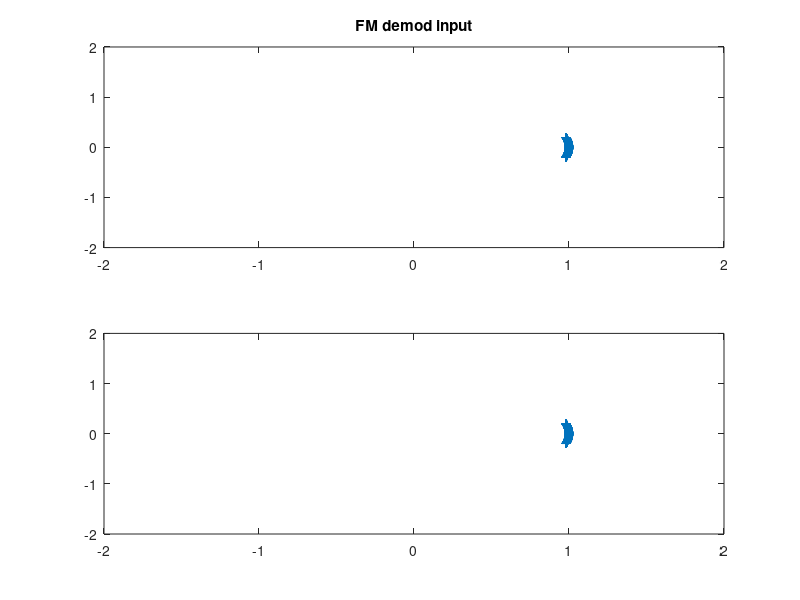
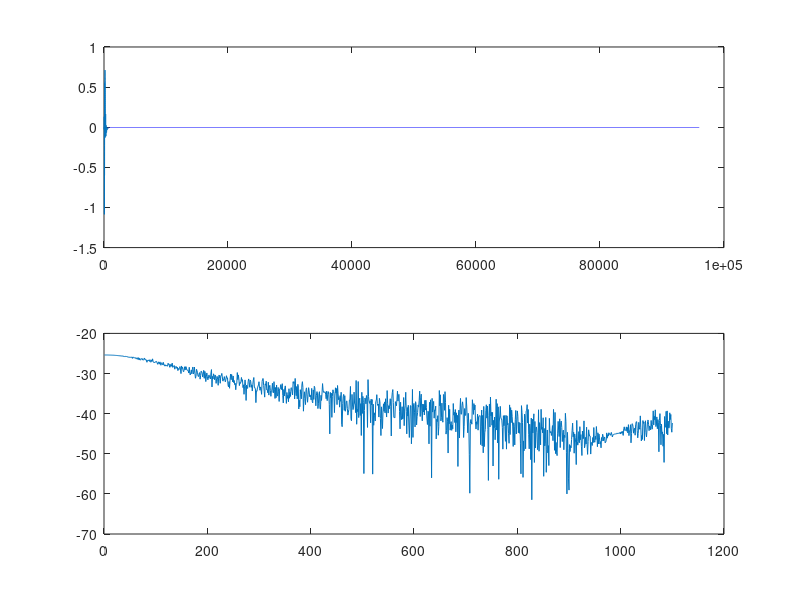
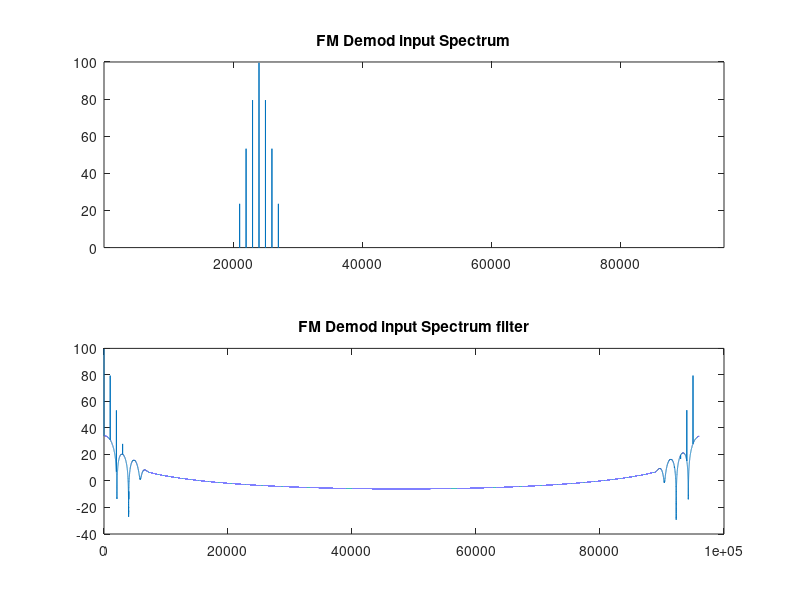

These charts were generated, in order, by the following MATLAB code:
% fsk.m
% David Rowe Nov 2014

% Simulation to test FSK demod
%
% TODO
%   [X] Code up mod/non-coh demod/AWGN channel simulation
%   [X] Eb/No verses BER curves
%   [ ] test with pre/de-emphahsis impairments
%       + this will introduce delay, use fir filter, group delay
%   [ ] test with hard limiting      
%       + it's FSK, so AM shouldn't matter?  
%       + also make 8-bit fixed point impl easy
%   [ ] channel simulation of HT/FM radio
%       + filtering, varying modulation index
%   [ ] GMSK
%   [ ] refactor to plot analog FM demod curves

rand('state',1); 
randn('state',1);

function sim_out = ber_test(sim_in)
  Fs        = 96000;
  fmark     = 1200;
  fspace    = 2200;
  Rs        = sim_in.Rs;
  Ts        = Fs/Rs;

  framesize = sim_in.framesize;
  EbNodB    = sim_in.EbNodB;

  % FM modulator constants

  fc = 24E3; wc = 2*pi*fc/Fs;
  f_max_deviation = 3E3; w_max_deviation = 2*pi*f_max_deviation/Fs

  % simulate over a rnage of Eb/No values

  for ne = 1:length(EbNodB)
    Nerrs = Terrs = Tbits = 0;

    aEbNodB = EbNodB(ne);
    EbNo = 10^(aEbNodB/10);
    variance = Fs/(Rs*EbNo)

    % Modulator -------------------------------

    tx_bits = round(rand(1, framesize));
    %tx_bits = zeros(1, framesize);
    tx = zeros(1,framesize*Ts);
    tx_phase = 0;

    for i=1:framesize
      for k=1:Ts
        if tx_bits(i) == 1
          tx_phase += 2*pi*fmark/Fs;
        else
          tx_phase += 2*pi*fspace/Fs;
        end
        tx_phase = tx_phase - floor(tx_phase/(2*pi))*2*pi;
        tx((i-1)*Ts+k) = sqrt(2)*cos(tx_phase);
      end
    end

    figure(4)
    subplot(211);
    plot(tx(1:1000));

    % Optional AFSK-FM modulator

    if sim_in.fm
      mod = tx/sqrt(2);
      wt = wc*(0:(framesize*Ts-1)) + w_max_deviation*mod;
      % wt = wc*(0:(framesize*Ts-1));
      tx = exp(j*wt);
    end
  
    % Channel ---------------------------------

    noise = sqrt(variance/2)*(randn(1,length(tx)) + j*randn(1,length(tx)));
    rx    = tx + noise;
    printf("EbNo: %f Eb: %f var No: %f EbNo (meas): %f\n", 
    EbNo, var(tx)*Ts/Fs, var(noise)/(Fs/2), (var(tx)*Ts/Fs)/(var(noise)/(Fs/2)));

    %rx = exp(j*angle(rx));
    figure(4)
    subplot(211)
    plot(real(rx(1:1000)),'+');
    title('FM demod input (real)')

    % Optional AFSK-FM demodulator

    if sim_in.fm
      figure(4)
      subplot(211)
      plot(real(rx(1:1000)),'+');
      title('FM demod input (real)')

      l = length(rx);
      rx_bb = rx .* exp(-j*wc*(0:(l-1)));               % down to complex baseband
      b=fir1(15,f_max_deviation/Fs);
      rx_bb=filter(b,1,rx_bb);
      rx_bb_diff = rx_bb(2:l) .* conj(rx_bb(1:l-1));    % difference in phase, which is freq 
                                                        % also keeps us away from atan function 
                                                        % discontinuities

      rx = atan2(imag(rx_bb),real(rx_bb));
      subplot(212);
      plot(rx(1:1000));
      title('FM demod output');

      figure(5)
      plot(rx_bb)
      axis([-2 2 -2 2])   
    end

    % Demodulator -----------------------------

    % non-coherent FSK demod

    mark_dc  = rx .* exp(-j*(0:(framesize*Ts)-1)*2*pi*fmark/Fs);
    space_dc = rx .* exp(-j*(0:(framesize*Ts)-1)*2*pi*fspace/Fs);

    rx_bits = zeros(1, framesize);
    for i=1:framesize
      st = (i-1)*Ts+1;
      en = st+Ts-1;
      mark_int(i)  = sum(mark_dc(st:en));
      space_int(i) = sum(space_dc(st:en));
      rx_bits(i) = abs(mark_int(i)) > abs(space_int(i));
    end
  
    figure(2);
    subplot(211)
    stem(abs(mark_int(1:20)));
    subplot(212)
    stem(abs(space_int(1:20)));
    
    error_positions = xor(rx_bits, tx_bits);
    Nerrs = sum(error_positions);
    Terrs += Nerrs;
    Tbits += framesize-1;

    TERvec(ne) = Terrs;
    BERvec(ne) = Terrs/Tbits;

    printf("EbNo (db): %3.2f Terrs: %d BER: %3.2f \n", aEbNodB, Terrs, Terrs/Tbits);
  end

  sim_out.TERvec = TERvec;
  sim_out.BERvec = BERvec;
endfunction


function sim_out = analog_fm_test(sim_in)
  Fs        = 96000;
  fm_max    = 3000;
  fm        = 1000; wm = 2*pi*fm/Fs;

  nsam      = sim_in.nsam;
  CNdB      = sim_in.CNdB;

  % FM modulator constants

  fc = 24E3; wc = 2*pi*fc/Fs;
  fd = 3E3; wd = 2*pi*fd/Fs;
  Bfm = 2*(fd+fm_max);             % Carson's rule for FM demod input noise BW
  printf("Bfm: %f\n", Bfm);
  bin  = fir1(100,(Bfm/2)/(Fs/2));
  bout = fir1(100,fm_max/(Fs/2));
  % simulate over a range of C/N values

  for ne = 1:length(CNdB)

    aCNdB = CNdB(ne);
    CN = 10^(aCNdB/10);
    variance = Fs/(CN*Bfm);

    % FM Modulator -------------------------------

    t = 0:(nsam-1);
    tx = exp(j*(wc*t + wd*cos(wm*t)));

    % Channel ---------------------------------

    noise = sqrt(variance/2)*(randn(1,length(tx)) + j*randn(1,length(tx)));
    rx    = (1 + 0.0*cos(2*pi*1000*t/Fs)) .* tx + noise;
    %printf("p rx: %f\n", var(rx))
    figure(3)
    subplot(211)
    plot(20*log10(abs(fft(rx))))
    title('FM Demod input Spectrum');
    axis([1 length(tx) 0 100]);
    
    % FM Demodulator

    l = length(rx);
    rx_bb = rx .* exp(-j*wc*t);               % down to complex baseband
    %printf("p rx_bb: %f\n", var(rx_bb))
    %p1 = (rx_bb * rx_bb')/l;

    figure(1)
    subplot(211)
    plot(rx_bb(100:1000),'+');
    title('FM demod input')
    axis([-2 2 -2 2]);

    rx_bb = filter(bin,1,rx_bb);
    %rx_bb = rx_bb .* (1.0+0.2*randn(1,l));
    p2 = (rx_bb * rx_bb')/l;
    %printf("p rx_bb filter: %f C/N: %f\n C/N dB: %f", p2, 1/p2, 10*log10(1/p2))

    subplot(212)
    plot(rx_bb(100:1000),'+');
    axis([-2 2 -2 2]);
 
    figure(3)
    subplot(212)
    Rx_bb = 20*log10(abs(fft(rx_bb)));
    plot(Rx_bb)
    title('FM Demod input Spectrum filter');

    %rx_bb_diff = [ 1 rx_bb(2:l) .* conj(rx_bb(1:l-1))];
    rx = atan2(imag(rx_bb),real(rx_bb));
    rx = filter(bout,1,rx);
    w = 2*pi*fm/Fs; beta = 0.99;
    rx = filter([1 -2 1],[1 -2*beta beta*beta], rx);

    % notch out test tone

    w = 2*pi*fm/Fs; beta = 0.99;
    rx_notch = filter([1 -2*cos(w) 1],[1 -2*beta*cos(w) beta*beta], rx);

    figure(2)
    subplot(211)
    plot(rx_notch)
    %axis([1 800 -0.3 0.3]) 
    subplot(212)
    Rx = 20*log10(abs(fft(rx_notch(1000:l))));
    plot(Rx(1:1100))
    p3 = (rx(1000:l) * rx(1000:l)')/(l-1000);
    p4 = (rx_notch(1000:l) * rx_notch(1000:l)')/(l-1000);

    %printf("%f %f\n", aCNdB, CN);
    %sig = sqrt(2)*cos(2*pi*wm*t) + sqrt(1/CN)*randn(1,l);
    %p3  = (sig * sig')/l;
    snr = (p3-p4)/p4;
    printf("C/N: %f S+N: %f  N: %f SNR: %f\n", aCNdB, p3, p4, 10*log10(snr));
    sim_out.p3(ne) = p3;
  end

endfunction

more off;

function run_fsk_sim
  sim_in.Rs        = 1200;
  sim_in.framesize = 1200;
  sim_in.EbNodB    = 30;
  sim_in.fm        = 1;

  EbNo  = 10 .^ (sim_in.EbNodB/10);
  non_coh_theory.BERvec = 0.5*exp(-EbNo/2);
  non_coh_sim = ber_test(sim_in);

  figure(1); 
  clf;
  semilogy(sim_in.EbNodB, non_coh_theory.BERvec,'r;FSK non coherent AWGN theory;')
  hold on;
  semilogy(sim_in.EbNodB, non_coh_sim.BERvec,'g;FSK non coherent AWGN sim;')
  hold off;
  grid("minor");
end

sim_in.nsam = 96000;
sim_in.CNdB = [20 30 40 50 100];
sim_out = analog_fm_test(sim_in);

if 0
%snrdB_in = 10:2:30
snrdB_in = 30;
%sim_in.CNdB = [200 snrdB_in];

s  = sim_out.p3(1)
sn = sim_out.p3(2:length(sim_out.p3))
n  = sn - s;
snrdB_out = 10*log10(s ./ n)

figure(5)
plot(snrdB_in, snrdB_out)
end
